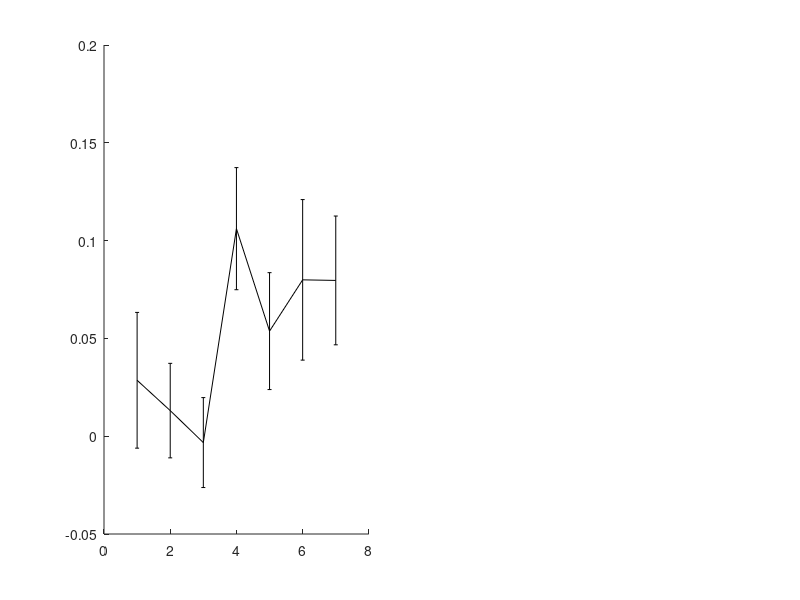

Source code (MATLAB): (Note: this script raises an error after producing the figure.)
% ======================================================================
% Code for:
%   "Prefrontal feedback is associated with expectation-dependent
%    adaptation in inferotemporal cortex"
%   Shafiei et al. Communications Biology (under revision).
%
% This script is part of the analysis code for the paper above. We
% recorded single units and field potentials from macaque IT and vlPFC
% while monkeys viewed pairs of images in blocks with different
% repetition probabilities.
% ======================================================================


% Supplementary Fig. S7: block effect of IT in short epochs (width set by
% epw in figS7_analysis.m, 50 or 25 ms) from 50 ms before to 300 ms after
% time 0. 
%
%   A  time 0 = population-mean response onset (the -50 to 0 ms epoch
%      precedes the response and serves as a baseline)
%   B  time 0 = stimulus onset
%
% Block effect (BE = SSA in RB - SSA in AB), mean +- SEM across neurons.
% The p value above each point is BE against zero (two-sided t-test across
% neurons). Differences between epochs are not shown.
%
% Input:  figS7_data.mat (variables R, aligns, epw)
% Output: the figure window

clc; clear; close all;
load('figS7_data.mat', 'R', 'aligns', 'epw');

xl = {'Time from response onset (ms)', 'Time from stimulus onset (ms)'};
nE = size(R.response.ep, 1);
dense = nE > 8;                                   % 25 ms epochs: smaller labels, rotated p values
yl = [-0.1, 0.2 + 0.05 * dense];

figure('Color', 'w', 'Position', [60 100 1300 + 400 * dense 500]);
for k = 1:2
    r = R.(aligns{k});
    subplot(1, 2, k);  hold on;
    lab = arrayfun(@(e) sprintf('%d to %d', r.ep(e, 1), r.ep(e, 2)), 1:nE, 'UniformOutput', false);
    errorbar(1:nE, r.mBE, r.sBE, 'k', 'LineStyle', 'none', 'LineWidth', 1);
    plot(1:nE, r.mBE, 'o', 'MarkerFaceColor', [0.3 0.6 0.9], 'MarkerEdgeColor', 'k', 'MarkerSize', 7);
    for e = 1:nE
        if dense
            text(e, r.mBE(e) + r.sBE(e) + 0.01, ['p ' fmt_p(r.p_BE(e))], 'Rotation', 90, 'HorizontalAlignment', 'left', 'FontSize', 8);
        else
            text(e, r.mBE(e) + r.sBE(e) + 0.015, ['p ' fmt_p(r.p_BE(e))], 'HorizontalAlignment', 'center', 'FontSize', 9);
        end
    end
    xlim([0.5 nE + 0.5]);  ylim(yl);
    set(gca, 'XTick', 1:nE, 'XTickLabel', lab, 'XTickLabelRotation', 45 * dense);
    xlabel(xl{k});  ylabel('Block effect');
    yline(0, 'k:');
    box off;  set(gca, 'TickDir', 'out', 'FontSize', 11 - 2 * dense);
    text(-0.14, 1.06, char('A' + k - 1), 'Units', 'normalized', 'FontSize', 14, 'FontWeight', 'bold', 'Clipping', 'off');
end

%% ======================================================================
% Local functions

function s = fmt_p(p)
% p-value as text, without the leading "p" (used as "p %s").
if isnan(p), s = 'NaN'; elseif p < 0.001, s = '< 0.001'; else, s = sprintf('= %.3f', p); end
end
